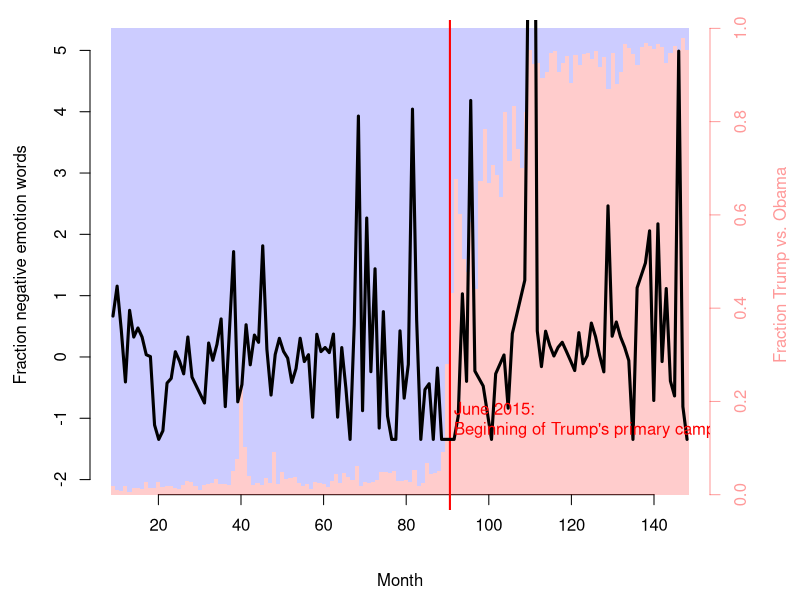

The R script that drew this image:
## ---- chunk 1
get_month_idx <- function(year, month) {
  (year-2008)*12 + month
}

liwc <- read.csv('../data/aggregates/QuotationAggregation.csv')
liwc$month_idx <- (liwc$year-2008)*12 + liwc$month

presidents <- read.csv('../data/aggregates/presidents.csv')
presidents$month_idx <- get_month_idx(presidents$year, presidents$month)
obama <- presidents[presidents$qid=='Q76',]
trump <- presidents[presidents$qid=='Q22686',]

discont <- get_month_idx(2015, 6)
zeroes <- rep(0, nrow(liwc))
frac_trump <- trump$numQuotes / (obama$numQuotes + trump$numQuotes)

par(mar=c(4.5, 4.5, 1, 4.5))
plot(trump$month_idx, frac_trump, type='l', bty='n', col=NA, axes=FALSE, xlab='', ylab='')
axis(1, pos=0); mtext('Month', 1, line=3)
col <- rgb(1,0,0,0.4)
axis(4, col=col, col.axis=col); mtext('Fraction Trump vs. Obama', 4, line=3, col=col)
rect(trump$month_idx-0.5, zeroes, trump$month_idx+0.5, frac_trump, col=rgb(1,0,0,0.2), border=NA)
rect(trump$month_idx-0.5, frac_trump, trump$month_idx+0.5, 1-zeroes, col=rgb(0,0,1,0.2), border=NA)
par(new=TRUE)
col <- 'black'
plot(liwc$month_idx, liwc$liwc_Negemo, type='l', col=col, xlab='', ylab='', bty='n', lwd=3, axes=FALSE,
     ylim=c(-2.2, 5.2), panel.first=abline(v=discont, lwd=2, col='red'))
axis(2, col=col, col.axis=col, at=-2:5); mtext('Fraction negative emotion words', 2, line=3, col=col)
text(discont+1, -1, "June 2015:\nBeginning of Trump's primary campaign", col='red', adj=0)
